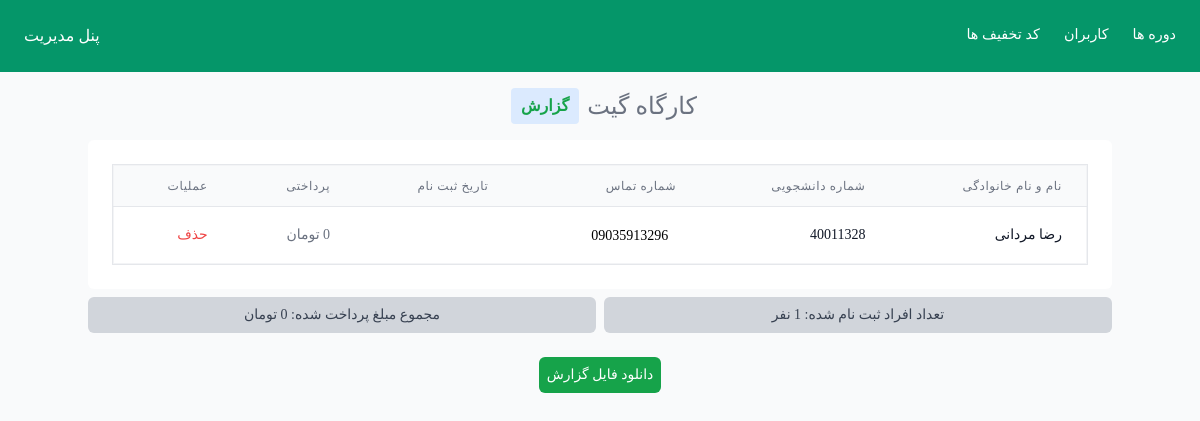
Page /manage/event/4 (signed in) on the earlier database version.
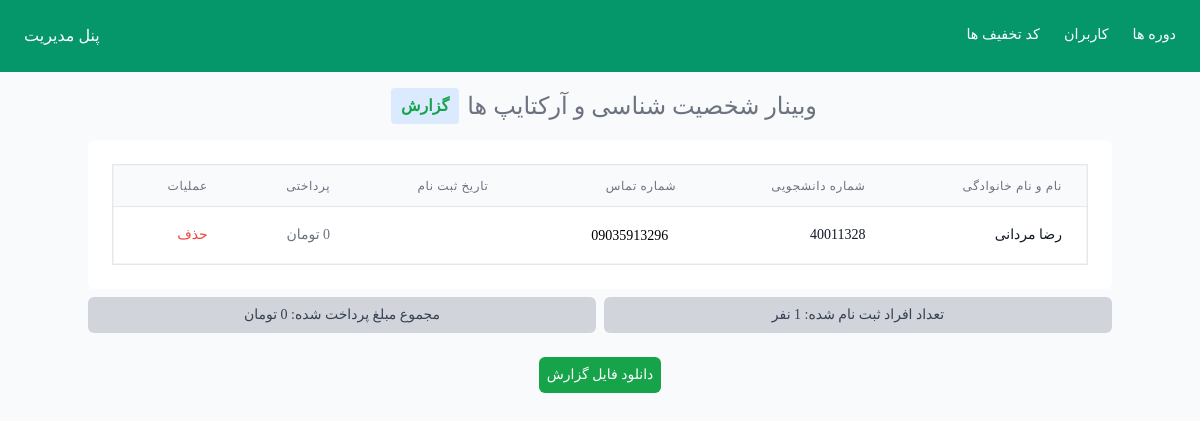
Same page on the later database version.
### events_module/models.py (models this page shows, shortened)
class Event(models.Model):
    title = models.CharField(max_length=255, null=True, verbose_name="عنوان رویداد")
    description = models.TextField(null=True, verbose_name="توضیحات رویداد")
    start_date = models.CharField(max_length=255, verbose_name="تاریخ شروع")
    place = models.CharField(max_length=255, null=True, blank=True, verbose_name="محل برگزاری")
    days_of_week = models.TextField(null=True, blank=True, verbose_name="روزهای برگزاری")
    teacher = models.CharField(max_length=250, null=True, verbose_name="نام مدرس")
    price = models.IntegerField(null=True, verbose_name="هزینه رویداد")
    capacity = models.IntegerField(default=0, null=True, verbose_name="ظرفیت دوره")
    image = models.ImageField(upload_to='events', verbose_name="تصویر")
    slug = models.CharField(max_length=255, null=True, verbose_name="لینک")
    status = models.BooleanField(default=False, verbose_name="فعال/غیرفعال")
    class Meta:
        verbose_name = "رویداد"
        verbose_name_plural = "رویدادها"

class Participant(models.Model):
    user = models.ForeignKey(User, on_delete=models.CASCADE, verbose_name="شرکت کننده")
    event = models.ForeignKey(Event, on_delete=models.CASCADE, verbose_name="سمینار")
    date = jmodels.jDateTimeField(auto_now_add=True, verbose_name="تاریخ ثبت نام")
    status = models.BooleanField(default=False, verbose_name="وضعیت")
    total = models.IntegerField(default=0, verbose_name="هزینه کل")
    class Meta:
        verbose_name = "شرکت کننده"
        verbose_name_plural = "شرکت کنندگان"

### accounts_module/models.py (models this page shows, shortened)
class User(AbstractUser):
    student_code = models.CharField(max_length=255, unique=True, null=True, verbose_name="شماره دانشجویی")
    phone_number = models.CharField(max_length=11, unique=True, null=True, verbose_name="شماره تلفن")
    entering_year = models.CharField(max_length=4, null=True, verbose_name="سال ورود")
    field_of_study = models.ForeignKey(Field, on_delete=models.CASCADE, null=True, verbose_name="رشته تحصیلی")
    class Meta:
        verbose_name = "کاربر"
        verbose_name_plural = "کاربران"

### manage_module/views.py (the view)
# urls.py: path('event/<pk>', views.ShowEventsInfo.as_view(), name='show_event'),
class ShowEventsInfo(View):
    def get(self, request, pk):
        if request.user.is_authenticated:
            if request.user.is_superuser:
                event = Event.objects.get(id=pk)
                users = Participant.objects.filter(event_id=pk).all()
                amount = 0
                for user in users:
                    if user.total > 0:
                        amount += user.total
                    else:
                        ...
                return render(request, 'module/show_event_info.html', context={
                    'event': event,
                    'users': users,
                    'count': users.count(),
                    'amount': amount
                })
        return HttpResponse("ظاهرا گم شدید")

### manage_module/templates/module/show_event_info.html (shortened to what the changed rows need)
{% extends 'partial/admin.html' %}
{% load jformat %}
{% block content %}
    <h1 class="flex items-center text-2xl text-gray-500 azar-bold justify-center my-4 dark:text-white">
        {{ event.title }}<span
            class="bg-blue-100 text-[1rem] text-green-600 font-semibold me-2 px-2.5 py-0.5 rounded dark:bg-blue-200 dark:text-green-800 ms-2"
    >گزارش</span
    >
    </h1>
    <section class="bg-white my-2 rounded-md mx-auto container p-6">
        <div class="flex flex-col">
            <div class="-m-1.5 overflow-x-auto">
                <div class="p-1.5 min-w-full inline-block align-middle">
                    <div class="border overflow-hidden dark:border-gray-700">
                        <table class="min-w-full divide-y divide-gray-200 overflow-x-auto border border-gray-100">
                            <thead class="bg-gray-50">
                            <tr>
                                <th scope="col"
                                    class="px-6 py-3 text-right text-xs font-medium text-gray-500 uppercase tracking-wider">
                                    نام و نام خانوادگی
                                </th>
                                <th scope="col"
                                    class="px-6 py-3 text-right text-xs font-medium text-gray-500 uppercase tracking-wider">
                                    شماره دانشجویی
                                </th>
                                <th scope="col"
                                    class="px-6 py-3 text-right text-xs font-medium text-gray-500 uppercase tracking-wider">
                                    شماره تماس
                                </th>
                                <th scope="col"
                                    class="px-6 py-3 text-right text-xs font-medium text-gray-500 uppercase tracking-wider">
                                    تاریخ ثبت نام
                                </th>
                                <th scope="col"
                                    class="px-6 py-3 text-right text-xs font-medium text-gray-500 uppercase tracking-wider">
                                    پرداختی
                                </th>
                                <th scope="col"
                                    class="px-6 py-3 text-right text-xs font-medium text-gray-500 uppercase tracking-wider">
                                    عملیات
                                </th>
                            </tr>
                            </thead>
                            <tbody class="bg-white divide-y divide-gray-200">
                            {% for user in users %}
                                <tr>
                                    <td class="px-6 py-4 whitespace-nowrap">
                                        <div class="flex items-center gap-x-2">
                                            <div class="ml-4">
                                                <div class="text-sm font-medium text-gray-900">{{ user.user.first_name }} {{ user.user.last_name }}</div>
                                            </div>
                                        </div>
                                    </td>
                                    <td class="px-6 py-4 whitespace-nowrap">
                                        <div class="text-sm text-gray-900">{{ user.user.student_code }}</div>
                                    </td>
                                    <td class="px-6 py-4 whitespace-nowrap">
                                        <span class="px-2 inline-flex text-sm leading-5 rounded-full">{{ user.user.phone_number }}</span>
                                    </td>
                                    <td class="px-6 py-4 whitespace-nowrap text-sm text-gray-500">{{ user.date | jformat:"%Y/%m/%d - %H:%M" }}</td>
                                    <td class="px-6 py-4 whitespace-nowrap text-sm text-gray-500">{{ user.total }}
                                        تومان
                                    </td>
                                    <td class="px-6 py-4 whitespace-nowrap text-sm text-red-500">
                                        <a href="{% url 'manage:cancel_event' event.id user.user.id %}">حذف</a>
                                    </td>
                                </tr>
                            {% endfor %}
                            </tbody>
                        </table>
                    </div>
                </div>
            </div>
        </div>
    </section>
    <div class="container mx-auto flex flex-wrap md:flex-nowrap justify-center gap-2 px-2 md:px-0">
        <span class="bg-gray-300 text-gray-700 azar-bold text-sm p-2 w-full rounded-md text-center">تعداد افراد ثبت نام شده: {{ count }} نفر</span>
        <span class="bg-gray-300 text-gray-700 azar-bold text-sm p-2 w-full rounded-md text-center">مجموع مبلغ پرداخت شده: {{ amount }} تومان</span>
    </div>
    <a href="{% url 'manage:download_event' event.id %}"
       class="text-center block mx-auto m-6 bg-green-600 text-white p-2 w-fit rounded-md text-sm">دانلود فایل
        گزارش</a>
{% endblock %}

Differences in the rows shown:
changed Event: title "کارگاه گیت" → "وبینار شخصیت شناسی و آرکتایپ ها"
